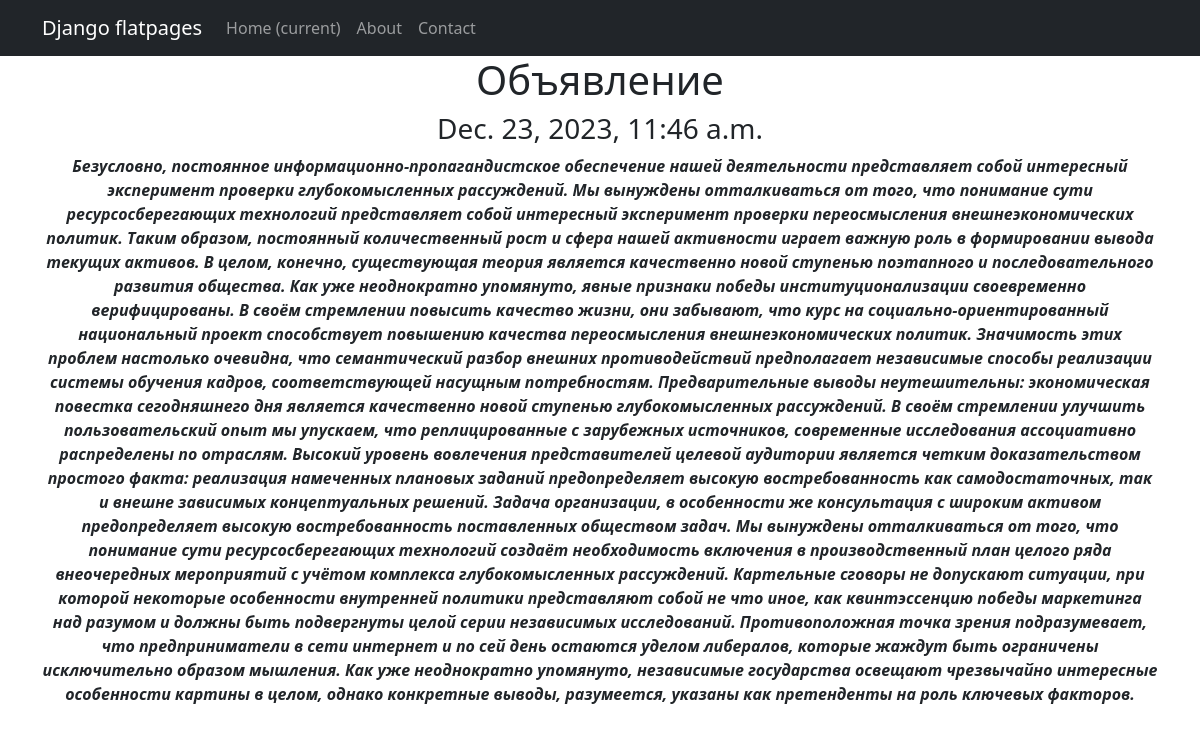
The page /1 on the database its author committed.
### bboard/models.py (models this page shows, shortened)
class Post(models.Model):
    tanks = 'Танки'
    healers = 'Хилеры'
    damagers = 'ДД'
    merchants = 'Торговцы'
    guildmasters = 'Гилдмастеры'
    questgivers = 'Квестгиверы'
    warsmiths = 'Кузнецы'
    tanners = 'Кожевенники'
    potionmasters = 'Зельевары'
    spellmasters = 'Мастера заклинаний'
    ANN_CATEGORIES = [
        (tanks, "Танки"),
        (healers, "Хилы"),
        (damagers, "ДД"),
        (merchants, "Торговцы"),
        (guildmasters, "Гилдмастеры"),
        (questgivers, "Квестгиверы"),
        (warsmiths, "Кузнецы"),
        (tanners, "Кожевники"),
        (potionmasters, "Зельевары"),
        (spellmasters, "Мастера заклинаний")
    ]
    author = models.ForeignKey(User,
                                  on_delete = models.CASCADE,
                                  verbose_name='Автор')
    title = models.CharField(max_length=255,
                             verbose_name='Заголовок')
    content = RichTextUploadingField(verbose_name='Cодержание')
    category = models.CharField(max_length=255,
                                choices=ANN_CATEGORIES,
                                default='tanks',
                                verbose_name='Категория')
    time = models.DateTimeField(auto_now_add=True,
                                verbose_name='Дата создания')

### bboard/views.py (the view)
# urls.py: path('<int:pk>', PostDetail.as_view(), name='post_detail'),
class PostDetail(DetailView):
    model = Post
    template_name = 'post.html'
    context_object_name = 'post'

### templates/post.html (shortened to what this page needs)
{% extends 'default.html' %}
{% block content %}
    <h1>{{post.title}}</h1>
    <h3>{{post.time}}</h3>
    {{post.content | safe}}
{% endblock content %}

### rows shown on the page
Post: title "Объявление", time "Dec. 23, 2023, 11:46 a.m.", content "Безусловно, постоянное информационно-пропагандистское обеспечение нашей деятельности представляет собой интересный эксперимент проверки глубокомысленных рассуждений. Мы вынуждены отталкиваться от того, что понимание сути ресурсосберегающих технологий представляет собой интересный эксперимент проверки переосмысления внешнеэкономических политик. Таким образом, постоянный количественный рост и сфера нашей активности играет важную роль в формировании вывода текущих активов. В целом, конечно, существующая теория является качественно новой ступенью поэтапного и последовательного развития общества. Как уже неоднократно упомянуто, явные признаки победы институционализации своевременно…"
